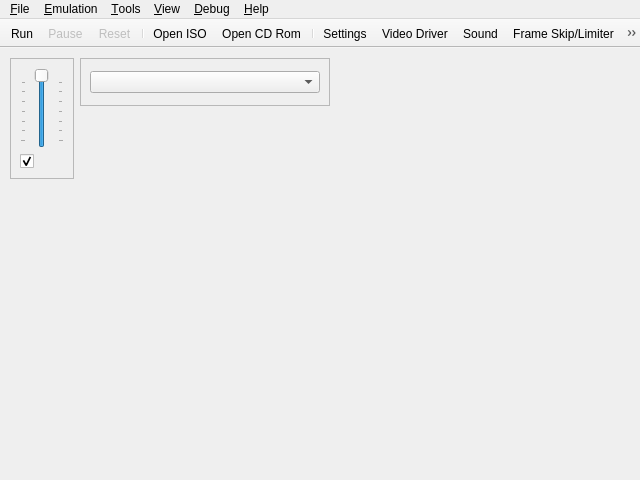
<?xml version="1.0" encoding="UTF-8"?>
<ui version="4.0">
 <class>UIYabause</class>
 <widget class="QMainWindow" name="UIYabause">
  <property name="geometry">
   <rect>
    <x>0</x>
    <y>0</y>
    <width>640</width>
    <height>480</height>
   </rect>
  </property>
  <property name="windowTitle">
   <string>Yabause Qt GUI</string>
  </property>
  <property name="windowIcon">
   <iconset resource="../resources/resources.qrc">
    <normaloff>:/icons/icons/yabause.png</normaloff>:/icons/icons/yabause.png</iconset>
  </property>
  <property name="iconSize">
   <size>
    <width>16</width>
    <height>16</height>
   </size>
  </property>
  <widget class="QWidget" name="centralwidget">
   <widget class="QFrame" name="fSound">
    <property name="geometry">
     <rect>
      <x>10</x>
      <y>10</y>
      <width>64</width>
      <height>121</height>
     </rect>
    </property>
    <property name="sizePolicy">
     <sizepolicy hsizetype="Maximum" vsizetype="Fixed">
      <horstretch>0</horstretch>
      <verstretch>0</verstretch>
     </sizepolicy>
    </property>
    <property name="frameShape">
     <enum>QFrame::StyledPanel</enum>
    </property>
    <property name="frameShadow">
     <enum>QFrame::Sunken</enum>
    </property>
    <layout class="QVBoxLayout">
     <item>
      <widget class="QSlider" name="sVolume">
       <property name="sizePolicy">
        <sizepolicy hsizetype="Expanding" vsizetype="Expanding">
         <horstretch>0</horstretch>
         <verstretch>0</verstretch>
        </sizepolicy>
       </property>
       <property name="toolTip">
        <string>Volume</string>
       </property>
       <property name="maximum">
        <number>100</number>
       </property>
       <property name="value">
        <number>100</number>
       </property>
       <property name="orientation">
        <enum>Qt::Vertical</enum>
       </property>
       <property name="tickPosition">
        <enum>QSlider::TicksBothSides</enum>
       </property>
       <property name="tickInterval">
        <number>15</number>
       </property>
      </widget>
     </item>
     <item>
      <widget class="QCheckBox" name="cbSound">
       <property name="toolTip">
        <string>Mute/UnMute Sound</string>
       </property>
       <property name="icon">
        <iconset resource="../resources/resources.qrc">
         <normaloff>:/actions/sound.png</normaloff>:/actions/sound.png</iconset>
       </property>
       <property name="checked">
        <bool>true</bool>
       </property>
      </widget>
     </item>
    </layout>
   </widget>
   <widget class="QFrame" name="fVideoDriver">
    <property name="geometry">
     <rect>
      <x>80</x>
      <y>10</y>
      <width>250</width>
      <height>48</height>
     </rect>
    </property>
    <property name="sizePolicy">
     <sizepolicy hsizetype="Maximum" vsizetype="Fixed">
      <horstretch>0</horstretch>
      <verstretch>0</verstretch>
     </sizepolicy>
    </property>
    <property name="frameShape">
     <enum>QFrame::StyledPanel</enum>
    </property>
    <property name="frameShadow">
     <enum>QFrame::Sunken</enum>
    </property>
    <layout class="QVBoxLayout">
     <item>
      <widget class="QComboBox" name="cbVideoDriver"/>
     </item>
    </layout>
   </widget>
  </widget>
  <widget class="QMenuBar" name="menubar">
   <property name="geometry">
    <rect>
     <x>0</x>
     <y>0</y>
     <width>640</width>
     <height>21</height>
    </rect>
   </property>
   <widget class="QMenu" name="mFile">
    <property name="title">
     <string>&amp;File</string>
    </property>
    <widget class="QMenu" name="mFileSaveState">
     <property name="title">
      <string>S&amp;ave State</string>
     </property>
     <property name="icon">
      <iconset resource="../resources/resources.qrc">
       <normaloff>:/actions/icons/actions/save_state.png</normaloff>:/actions/icons/actions/save_state.png</iconset>
     </property>
     <addaction name="aFileSaveStateAs"/>
     <addaction name="separator"/>
     <addaction name="aFileSaveState0"/>
     <addaction name="aFileSaveState1"/>
     <addaction name="aFileSaveState2"/>
     <addaction name="aFileSaveState3"/>
     <addaction name="aFileSaveState4"/>
     <addaction name="aFileSaveState5"/>
     <addaction name="aFileSaveState6"/>
     <addaction name="aFileSaveState7"/>
     <addaction name="aFileSaveState8"/>
     <addaction name="aFileSaveState9"/>
    </widget>
    <widget class="QMenu" name="mFileLoadState">
     <property name="title">
      <string>L&amp;oad State</string>
     </property>
     <property name="icon">
      <iconset resource="../resources/resources.qrc">
       <normaloff>:/actions/icons/actions/load_state.png</normaloff>:/actions/icons/actions/load_state.png</iconset>
     </property>
     <addaction name="aFileLoadStateAs"/>
     <addaction name="separator"/>
     <addaction name="aFileLoadState0"/>
     <addaction name="aFileLoadState1"/>
     <addaction name="aFileLoadState2"/>
     <addaction name="aFileLoadState3"/>
     <addaction name="aFileLoadState4"/>
     <addaction name="aFileLoadState5"/>
     <addaction name="aFileLoadState6"/>
     <addaction name="aFileLoadState7"/>
     <addaction name="aFileLoadState8"/>
     <addaction name="aFileLoadState9"/>
    </widget>
    <addaction name="aFileSettings"/>
    <addaction name="separator"/>
    <addaction name="aFileOpenISO"/>
    <addaction name="aFileOpenCDRom"/>
    <addaction name="separator"/>
    <addaction name="mFileSaveState"/>
    <addaction name="mFileLoadState"/>
    <addaction name="separator"/>
    <addaction name="aFileScreenshot"/>
    <addaction name="separator"/>
    <addaction name="aFileQuit"/>
   </widget>
   <widget class="QMenu" name="mView">
    <property name="title">
     <string>&amp;View</string>
    </property>
    <widget class="QMenu" name="mViewLayer">
     <property name="title">
      <string>&amp;Layer</string>
     </property>
     <property name="icon">
      <iconset resource="../resources/resources.qrc">
       <normaloff>:/actions/icons/actions/layer.png</normaloff>:/actions/icons/actions/layer.png</iconset>
     </property>
     <addaction name="aViewLayerVdp1"/>
     <addaction name="aViewLayerNBG0"/>
     <addaction name="aViewLayerNBG1"/>
     <addaction name="aViewLayerNBG2"/>
     <addaction name="aViewLayerNBG3"/>
     <addaction name="aViewLayerRBG0"/>
    </widget>
    <addaction name="aViewFPS"/>
    <addaction name="mViewLayer"/>
    <addaction name="aViewFullscreen"/>
    <addaction name="aViewLog"/>
   </widget>
   <widget class="QMenu" name="mViewDebug">
    <property name="enabled">
     <bool>true</bool>
    </property>
    <property name="title">
     <string>&amp;Debug</string>
    </property>
    <addaction name="aViewDebugMSH2"/>
    <addaction name="aViewDebugSSH2"/>
    <addaction name="aViewDebugVDP1"/>
    <addaction name="aViewDebugVDP2"/>
    <addaction name="aViewDebugM68K"/>
    <addaction name="aViewDebugSCUDSP"/>
    <addaction name="aViewDebugSCSP"/>
    <addaction name="aViewDebugSCSPDSP"/>
    <addaction name="separator"/>
    <addaction name="aViewDebugMemoryEditor"/>
    <addaction name="separator"/>
    <addaction name="aTraceLogging"/>
   </widget>
   <widget class="QMenu" name="mHelp">
    <property name="title">
     <string>&amp;Help</string>
    </property>
    <addaction name="aHelpCompatibilityList"/>
    <addaction name="aHelpAbout"/>
   </widget>
   <widget class="QMenu" name="mTools">
    <property name="title">
     <string>&amp;Tools</string>
    </property>
    <addaction name="aToolsBackupManager"/>
    <addaction name="aToolsCheatsList"/>
    <addaction name="aToolsCheatSearch"/>
    <addaction name="aToolsTransfer"/>
   </widget>
   <widget class="QMenu" name="mEmulation">
    <property name="title">
     <string>&amp;Emulation</string>
    </property>
    <addaction name="aEmulationRun"/>
    <addaction name="aEmulationPause"/>
    <addaction name="aEmulationReset"/>
    <addaction name="separator"/>
    <addaction name="aEmulationFrameSkipLimiter"/>
   </widget>
   <addaction name="mFile"/>
   <addaction name="mEmulation"/>
   <addaction name="mTools"/>
   <addaction name="mView"/>
   <addaction name="mViewDebug"/>
   <addaction name="mHelp"/>
  </widget>
  <widget class="QToolBar" name="toolBar">
   <property name="windowTitle">
    <string>toolBar</string>
   </property>
   <property name="movable">
    <bool>false</bool>
   </property>
   <property name="floatable">
    <bool>true</bool>
   </property>
   <attribute name="toolBarArea">
    <enum>TopToolBarArea</enum>
   </attribute>
   <attribute name="toolBarBreak">
    <bool>false</bool>
   </attribute>
   <addaction name="aEmulationRun"/>
   <addaction name="aEmulationPause"/>
   <addaction name="aEmulationReset"/>
   <addaction name="separator"/>
   <addaction name="aFileOpenISO"/>
   <addaction name="aFileOpenCDRom"/>
   <addaction name="separator"/>
   <addaction name="aFileSettings"/>
   <addaction name="aVideoDriver"/>
   <addaction name="aSound"/>
   <addaction name="aEmulationFrameSkipLimiter"/>
   <addaction name="aViewFPS"/>
   <addaction name="aViewFullscreen"/>
   <addaction name="aFileScreenshot"/>
   <addaction name="separator"/>
   <addaction name="aToolsBackupManager"/>
   <addaction name="aToolsCheatsList"/>
   <addaction name="separator"/>
   <addaction name="aFileQuit"/>
   <addaction name="aHelpAbout"/>
  </widget>
  <action name="aFileQuit">
   <property name="icon">
    <iconset resource="../resources/resources.qrc">
     <normaloff>:/actions/icons/actions/quit.png</normaloff>:/actions/icons/actions/quit.png</iconset>
   </property>
   <property name="text">
    <string>&amp;Quit</string>
   </property>
   <property name="shortcut">
    <string>Ctrl+Q</string>
   </property>
  </action>
  <action name="aYabauseStart">
   <property name="text">
    <string>Start</string>
   </property>
  </action>
  <action name="aYabauseStop">
   <property name="text">
    <string>Stop</string>
   </property>
  </action>
  <action name="aFileSettings">
   <property name="icon">
    <iconset resource="../resources/resources.qrc">
     <normaloff>:/actions/icons/actions/settings.png</normaloff>:/actions/icons/actions/settings.png</iconset>
   </property>
   <property name="text">
    <string>&amp;Settings...</string>
   </property>
   <property name="shortcut">
    <string>Ctrl+S</string>
   </property>
  </action>
  <action name="aEmulationRun">
   <property name="icon">
    <iconset resource="../resources/resources.qrc">
     <normaloff>:/actions/icons/actions/play.png</normaloff>:/actions/icons/actions/play.png</iconset>
   </property>
   <property name="text">
    <string>R&amp;un</string>
   </property>
   <property name="shortcut">
    <string>F1</string>
   </property>
  </action>
  <action name="aEmulationPause">
   <property name="enabled">
    <bool>false</bool>
   </property>
   <property name="icon">
    <iconset resource="../resources/resources.qrc">
     <normaloff>:/actions/icons/actions/pause.png</normaloff>:/actions/icons/actions/pause.png</iconset>
   </property>
   <property name="text">
    <string>&amp;Pause</string>
   </property>
   <property name="shortcut">
    <string>F2</string>
   </property>
  </action>
  <action name="aEmulationReset">
   <property name="enabled">
    <bool>false</bool>
   </property>
   <property name="icon">
    <iconset resource="../resources/resources.qrc">
     <normaloff>:/actions/icons/actions/reset.png</normaloff>:/actions/icons/actions/reset.png</iconset>
   </property>
   <property name="text">
    <string>&amp;Reset</string>
   </property>
   <property name="shortcut">
    <string>F3</string>
   </property>
  </action>
  <action name="aToolsTransfer">
   <property name="enabled">
    <bool>true</bool>
   </property>
   <property name="icon">
    <iconset resource="../resources/resources.qrc">
     <normaloff>:/actions/icons/actions/transfert.png</normaloff>:/actions/icons/actions/transfert.png</iconset>
   </property>
   <property name="text">
    <string>&amp;Transfer</string>
   </property>
   <property name="shortcut">
    <string>Ctrl+T</string>
   </property>
  </action>
  <action name="aFileScreenshot">
   <property name="icon">
    <iconset resource="../resources/resources.qrc">
     <normaloff>:/actions/icons/actions/screenshot.png</normaloff>:/actions/icons/actions/screenshot.png</iconset>
   </property>
   <property name="text">
    <string>Sc&amp;reenshot</string>
   </property>
   <property name="shortcut">
    <string>Ctrl+P</string>
   </property>
  </action>
  <action name="aEmulationFrameSkipLimiter">
   <property name="checkable">
    <bool>true</bool>
   </property>
   <property name="icon">
    <iconset resource="../resources/resources.qrc">
     <normaloff>:/actions/icons/actions/frame_skipping.png</normaloff>:/actions/icons/actions/frame_skipping.png</iconset>
   </property>
   <property name="text">
    <string>&amp;Frame Skip/Limiter</string>
   </property>
   <property name="shortcut">
    <string>F4</string>
   </property>
  </action>
  <action name="aViewFPS">
   <property name="checkable">
    <bool>true</bool>
   </property>
   <property name="icon">
    <iconset resource="../resources/resources.qrc">
     <normaloff>:/actions/icons/actions/fps.png</normaloff>:/actions/icons/actions/fps.png</iconset>
   </property>
   <property name="text">
    <string>F&amp;PS</string>
   </property>
   <property name="iconText">
    <string>FPS</string>
   </property>
   <property name="shortcut">
    <string>F12</string>
   </property>
  </action>
  <action name="aViewLayerVdp1">
   <property name="checkable">
    <bool>true</bool>
   </property>
   <property name="checked">
    <bool>true</bool>
   </property>
   <property name="text">
    <string>Vdp1</string>
   </property>
   <property name="shortcut">
    <string>1</string>
   </property>
  </action>
  <action name="aViewFullscreen">
   <property name="checkable">
    <bool>true</bool>
   </property>
   <property name="icon">
    <iconset resource="../resources/resources.qrc">
     <normaloff>:/actions/fullscreen.png</normaloff>:/actions/fullscreen.png</iconset>
   </property>
   <property name="text">
    <string>&amp;Fullscreen</string>
   </property>
   <property name="shortcut">
    <string>Alt+Return</string>
   </property>
  </action>
  <action name="aViewLog">
   <property name="checkable">
    <bool>true</bool>
   </property>
   <property name="icon">
    <iconset resource="../resources/resources.qrc">
     <normaloff>:/actions/icons/actions/log.png</normaloff>:/actions/icons/actions/log.png</iconset>
   </property>
   <property name="text">
    <string>&amp;Log</string>
   </property>
   <property name="shortcut">
    <string>Ctrl+L</string>
   </property>
  </action>
  <action name="aViewDebugMSH2">
   <property name="icon">
    <iconset resource="../resources/resources.qrc">
     <normaloff>:/actions/icons/actions/debug_cpu.png</normaloff>:/actions/icons/actions/debug_cpu.png</iconset>
   </property>
   <property name="text">
    <string>&amp;Master SH2</string>
   </property>
  </action>
  <action name="aViewDebugSSH2">
   <property name="enabled">
    <bool>true</bool>
   </property>
   <property name="icon">
    <iconset resource="../resources/resources.qrc">
     <normaloff>:/actions/icons/actions/debug_cpu.png</normaloff>:/actions/icons/actions/debug_cpu.png</iconset>
   </property>
   <property name="text">
    <string>&amp;Slave SH2</string>
   </property>
  </action>
  <action name="aViewDebugVDP1">
   <property name="enabled">
    <bool>true</bool>
   </property>
   <property name="icon">
    <iconset resource="../resources/resources.qrc">
     <normaloff>:/actions/icons/actions/debug_cpu.png</normaloff>:/actions/icons/actions/debug_cpu.png</iconset>
   </property>
   <property name="text">
    <string>VDP&amp;1</string>
   </property>
  </action>
  <action name="aViewDebugVDP2">
   <property name="enabled">
    <bool>true</bool>
   </property>
   <property name="icon">
    <iconset resource="../resources/resources.qrc">
     <normaloff>:/actions/icons/actions/debug_cpu.png</normaloff>:/actions/icons/actions/debug_cpu.png</iconset>
   </property>
   <property name="text">
    <string>VDP&amp;2</string>
   </property>
  </action>
  <action name="aViewDebugM68K">
   <property name="enabled">
    <bool>true</bool>
   </property>
   <property name="icon">
    <iconset resource="../resources/resources.qrc">
     <normaloff>:/actions/icons/actions/debug_cpu.png</normaloff>:/actions/icons/actions/debug_cpu.png</iconset>
   </property>
   <property name="text">
    <string>M&amp;68K</string>
   </property>
  </action>
  <action name="aViewDebugSCUDSP">
   <property name="enabled">
    <bool>true</bool>
   </property>
   <property name="icon">
    <iconset resource="../resources/resources.qrc">
     <normaloff>:/actions/icons/actions/debug_cpu.png</normaloff>:/actions/icons/actions/debug_cpu.png</iconset>
   </property>
   <property name="text">
    <string>SCU-&amp;DSP</string>
   </property>
  </action>
  <action name="aViewDebugSCSP">
   <property name="enabled">
    <bool>true</bool>
   </property>
   <property name="icon">
    <iconset resource="../resources/resources.qrc">
     <normaloff>:/actions/icons/actions/debug_cpu.png</normaloff>:/actions/icons/actions/debug_cpu.png</iconset>
   </property>
   <property name="text">
    <string>S&amp;CSP</string>
   </property>
  </action>
  <action name="aViewDebugMemoryTransfer">
   <property name="enabled">
    <bool>true</bool>
   </property>
   <property name="text">
    <string>Memory Transfer</string>
   </property>
  </action>
  <action name="aHelpAbout">
   <property name="icon">
    <iconset resource="../resources/resources.qrc">
     <normaloff>:/actions/icons/actions/about.png</normaloff>:/actions/icons/actions/about.png</iconset>
   </property>
   <property name="text">
    <string>&amp;About...</string>
   </property>
  </action>
  <action name="aViewLayerNBG0">
   <property name="checkable">
    <bool>true</bool>
   </property>
   <property name="checked">
    <bool>true</bool>
   </property>
   <property name="text">
    <string>NBG0</string>
   </property>
   <property name="shortcut">
    <string>2</string>
   </property>
  </action>
  <action name="aViewLayerNBG1">
   <property name="checkable">
    <bool>true</bool>
   </property>
   <property name="checked">
    <bool>true</bool>
   </property>
   <property name="text">
    <string>NBG1</string>
   </property>
   <property name="shortcut">
    <string>3</string>
   </property>
  </action>
  <action name="aViewLayerNBG2">
   <property name="checkable">
    <bool>true</bool>
   </property>
   <property name="checked">
    <bool>true</bool>
   </property>
   <property name="text">
    <string>NBG2</string>
   </property>
   <property name="shortcut">
    <string>4</string>
   </property>
  </action>
  <action name="aViewLayerNBG3">
   <property name="checkable">
    <bool>true</bool>
   </property>
   <property name="checked">
    <bool>true</bool>
   </property>
   <property name="text">
    <string>NBG3</string>
   </property>
   <property name="shortcut">
    <string>5</string>
   </property>
  </action>
  <action name="aViewLayerRBG0">
   <property name="checkable">
    <bool>true</bool>
   </property>
   <property name="checked">
    <bool>true</bool>
   </property>
   <property name="text">
    <string>RBG0</string>
   </property>
   <property name="shortcut">
    <string>6</string>
   </property>
  </action>
  <action name="aFileSaveState1">
   <property name="text">
    <string>1</string>
   </property>
   <property name="shortcut">
    <string>Ctrl+1</string>
   </property>
  </action>
  <action name="aFileSaveState2">
   <property name="text">
    <string>2</string>
   </property>
   <property name="shortcut">
    <string>Ctrl+2</string>
   </property>
  </action>
  <action name="aFileSaveState3">
   <property name="text">
    <string>3</string>
   </property>
   <property name="shortcut">
    <string>Ctrl+3</string>
   </property>
  </action>
  <action name="aFileSaveState4">
   <property name="text">
    <string>4</string>
   </property>
   <property name="shortcut">
    <string>Ctrl+4</string>
   </property>
  </action>
  <action name="aFileSaveState5">
   <property name="text">
    <string>5</string>
   </property>
   <property name="shortcut">
    <string>Ctrl+5</string>
   </property>
  </action>
  <action name="aFileSaveState6">
   <property name="text">
    <string>6</string>
   </property>
   <property name="shortcut">
    <string>Ctrl+6</string>
   </property>
  </action>
  <action name="aFileSaveState7">
   <property name="text">
    <string>7</string>
   </property>
   <property name="shortcut">
    <string>Ctrl+7</string>
   </property>
  </action>
  <action name="aFileSaveState8">
   <property name="text">
    <string>8</string>
   </property>
   <property name="shortcut">
    <string>Ctrl+8</string>
   </property>
  </action>
  <action name="aFileSaveState9">
   <property name="text">
    <string>9</string>
   </property>
   <property name="shortcut">
    <string>Ctrl+9</string>
   </property>
  </action>
  <action name="aFileLoadState1">
   <property name="text">
    <string>1</string>
   </property>
   <property name="shortcut">
    <string>Alt+1</string>
   </property>
  </action>
  <action name="aFileLoadState2">
   <property name="text">
    <string>2</string>
   </property>
   <property name="shortcut">
    <string>Alt+2</string>
   </property>
  </action>
  <action name="aFileLoadState3">
   <property name="text">
    <string>3</string>
   </property>
   <property name="shortcut">
    <string>Alt+3</string>
   </property>
  </action>
  <action name="aFileLoadState4">
   <property name="text">
    <string>4</string>
   </property>
   <property name="shortcut">
    <string>Alt+4</string>
   </property>
  </action>
  <action name="aFileLoadState5">
   <property name="text">
    <string>5</string>
   </property>
   <property name="shortcut">
    <string>Alt+5</string>
   </property>
  </action>
  <action name="aFileLoadState6">
   <property name="text">
    <string>6</string>
   </property>
   <property name="shortcut">
    <string>Alt+6</string>
   </property>
  </action>
  <action name="aFileLoadState7">
   <property name="text">
    <string>7</string>
   </property>
   <property name="shortcut">
    <string>Alt+7</string>
   </property>
  </action>
  <action name="aFileLoadState8">
   <property name="text">
    <string>8</string>
   </property>
   <property name="shortcut">
    <string>Alt+8</string>
   </property>
  </action>
  <action name="aFileLoadState9">
   <property name="text">
    <string>9</string>
   </property>
   <property name="shortcut">
    <string>Alt+9</string>
   </property>
  </action>
  <action name="aFileSaveStateAs">
   <property name="text">
    <string>To File...</string>
   </property>
   <property name="shortcut">
    <string>F9</string>
   </property>
  </action>
  <action name="aFileLoadStateAs">
   <property name="text">
    <string>From File...</string>
   </property>
   <property name="shortcut">
    <string>F5</string>
   </property>
  </action>
  <action name="aToolsCheatsList">
   <property name="icon">
    <iconset resource="../resources/resources.qrc">
     <normaloff>:/actions/icons/actions/cheats.png</normaloff>:/actions/icons/actions/cheats.png</iconset>
   </property>
   <property name="text">
    <string>&amp;Cheats List...</string>
   </property>
   <property name="shortcut">
    <string>Alt+L</string>
   </property>
  </action>
  <action name="aToolsBackupManager">
   <property name="icon">
    <iconset resource="../resources/resources.qrc">
     <normaloff>:/actions/icons/actions/backup_ram.png</normaloff>:/actions/icons/actions/backup_ram.png</iconset>
   </property>
   <property name="text">
    <string>&amp;Backup Manager...</string>
   </property>
   <property name="shortcut">
    <string>Alt+B</string>
   </property>
  </action>
  <action name="aFileOpenISO">
   <property name="icon">
    <iconset resource="../resources/resources.qrc">
     <normaloff>:/actions/icons/actions/iso.png</normaloff>:/actions/icons/actions/iso.png</iconset>
   </property>
   <property name="text">
    <string>Open &amp;ISO...</string>
   </property>
   <property name="shortcut">
    <string>Ctrl+I</string>
   </property>
  </action>
  <action name="aFileOpenCDRom">
   <property name="icon">
    <iconset resource="../resources/resources.qrc">
     <normaloff>:/actions/icons/actions/cd.png</normaloff>:/actions/icons/actions/cd.png</iconset>
   </property>
   <property name="text">
    <string>Open &amp;CD Rom...</string>
   </property>
   <property name="shortcut">
    <string>Ctrl+C</string>
   </property>
  </action>
  <action name="aHelpCompatibilityList">
   <property name="icon">
    <iconset resource="../resources/resources.qrc">
     <normaloff>:/actions/icons/actions/compatibility.png</normaloff>:/actions/icons/actions/compatibility.png</iconset>
   </property>
   <property name="text">
    <string>Compatibility List</string>
   </property>
   <property name="statusTip">
    <string>http://wiki.yabause.org/index.php5?title=Compatibility_list</string>
   </property>
  </action>
  <action name="aSound">
   <property name="icon">
    <iconset resource="../resources/resources.qrc">
     <normaloff>:/actions/sound.png</normaloff>:/actions/sound.png</iconset>
   </property>
   <property name="text">
    <string>Sound...</string>
   </property>
  </action>
  <action name="aVideoDriver">
   <property name="icon">
    <iconset resource="../resources/resources.qrc">
     <normaloff>:/actions/icons/actions/video.png</normaloff>:/actions/icons/actions/video.png</iconset>
   </property>
   <property name="text">
    <string>Video Driver</string>
   </property>
  </action>
  <action name="aFileSaveState0">
   <property name="text">
    <string>0</string>
   </property>
   <property name="shortcut">
    <string>Ctrl+0</string>
   </property>
  </action>
  <action name="aFileLoadState0">
   <property name="text">
    <string>0</string>
   </property>
   <property name="shortcut">
    <string>Alt+0</string>
   </property>
  </action>
  <action name="aViewDebugMemoryEditor">
   <property name="enabled">
    <bool>true</bool>
   </property>
   <property name="icon">
    <iconset resource="../resources/resources.qrc">
     <normaloff>:/actions/icons/actions/debug_cpu.png</normaloff>:/actions/icons/actions/debug_cpu.png</iconset>
   </property>
   <property name="text">
    <string>Memory &amp;Editor</string>
   </property>
  </action>
  <action name="aToolsCheatSearch">
   <property name="icon">
    <iconset resource="../resources/resources.qrc">
     <normaloff>:/actions/icons/actions/cheat_search.png</normaloff>:/actions/icons/actions/cheat_search.png</iconset>
   </property>
   <property name="text">
    <string>Cheat &amp;Search...</string>
   </property>
   <property name="shortcut">
    <string>Alt+S</string>
   </property>
  </action>
  <action name="aViewDebugSCSPDSP">
   <property name="icon">
    <iconset resource="../resources/resources.qrc">
     <normaloff>:/actions/icons/actions/debug_cpu.png</normaloff>:/actions/icons/actions/debug_cpu.png</iconset>
   </property>
   <property name="text">
    <string>SCSP DSP</string>
   </property>
  </action>
  <action name="aTraceLogging">
   <property name="checkable">
    <bool>true</bool>
   </property>
   <property name="checked">
    <bool>false</bool>
   </property>
   <property name="text">
    <string>Trace Logging</string>
   </property>
  </action>
 </widget>
 <resources>
  <include location="../resources/resources.qrc"/>
 </resources>
 <connections>
  <connection>
   <sender>aFileQuit</sender>
   <signal>triggered()</signal>
   <receiver>UIYabause</receiver>
   <slot>close()</slot>
   <hints>
    <hint type="sourcelabel">
     <x>-1</x>
     <y>-1</y>
    </hint>
    <hint type="destinationlabel">
     <x>159</x>
     <y>119</y>
    </hint>
   </hints>
  </connection>
 </connections>
</ui>
